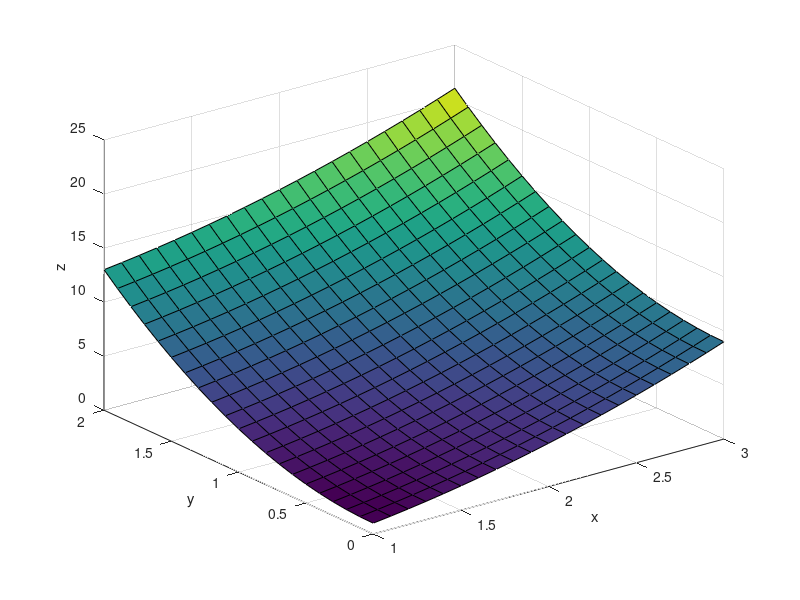

Write the MATLAB code that produced this figure.
clear
x = 1:1e-1:3;
y = 0:1e-1:2;
y = y';
%[x,y] = meshgrid(1:1e-1:3,0:1e-1:2);
z = x.^2 + 3*y.^2;
surf(x,y,z)
xlabel('x')
ylabel('y')
zlabel('z')